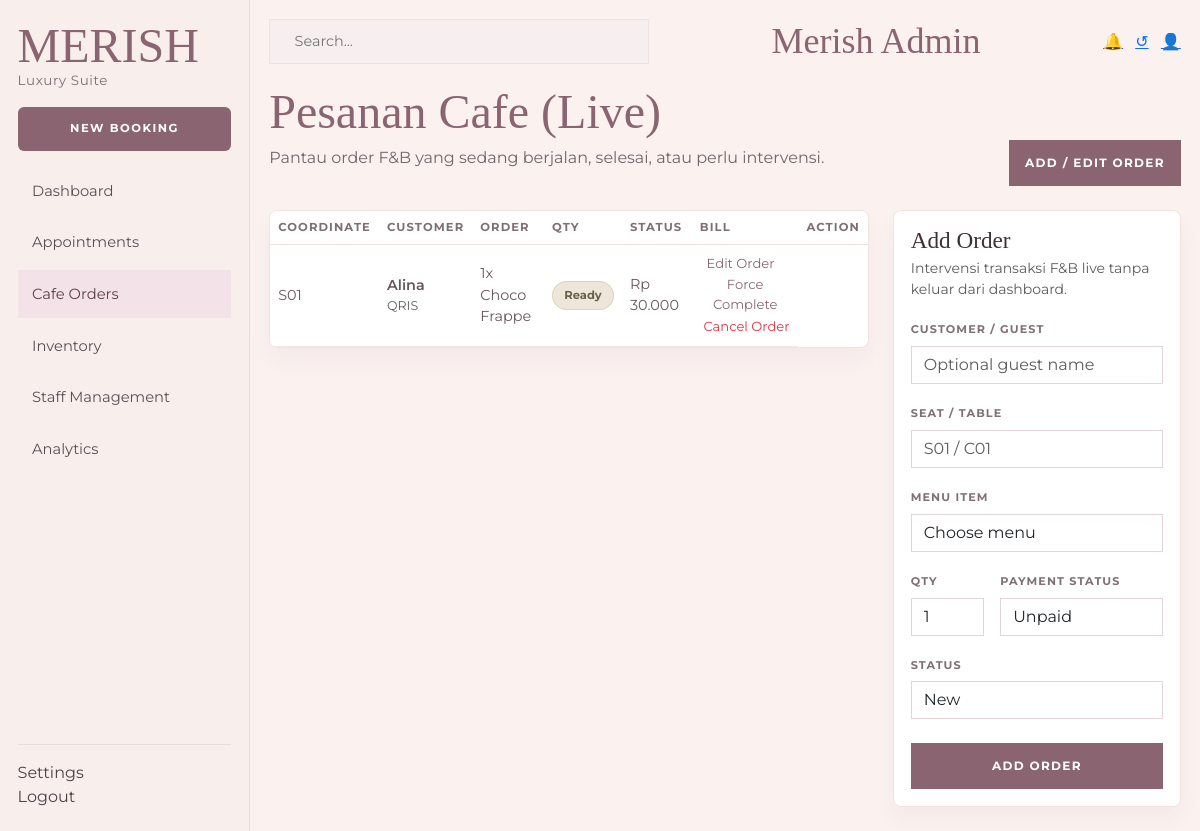
The app's page /index.php?page=admin&action=manageCafeOrders (signed in) with its own data.
### tables this page shows
CREATE TABLE orders (
    order_id INT AUTO_INCREMENT,
    guest_name VARCHAR(100) NOT NULL, 
    seat_id VARCHAR(10) NULL,                                        
    total_amount DECIMAL(10,2) NOT NULL,
    payment_method ENUM('QRIS', 'Cash') NOT NULL, 
    payment_status ENUM('Unpaid', 'Paid') NOT NULL DEFAULT 'Unpaid', 
    STATUS ENUM('New', 'In Progress', 'Ready', 'Completed') NOT NULL DEFAULT 'New', 
    order_date DATETIME NOT NULL,
    PRIMARY KEY (order_id),
     
    CONSTRAINT fk_orders_seat FOREIGN KEY (seat_id) REFERENCES seats(seat_id) ON UPDATE CASCADE
);

### app/Controllers/AdminController.php (called while the page is built, shortened)
<?php
class AdminController
{
    private PDO $db;
    public function __construct()
    {
        $this->db = Database::getConnection();
    }
    public function manageCafeOrders()
    {
        $ordersStmt = $this->db->query(
            "SELECT o.order_id,
                    o.guest_name,
                    o.seat_id,
                    o.total_amount,
                    o.payment_method,
                    o.payment_status,
                    o.STATUS AS status,
                    o.order_date,
                    GROUP_CONCAT(CONCAT(od.qty, 'x ', m.menu_name) SEPARATOR ', ') AS order_items,
                    CASE
                        WHEN o.STATUS = 'In Progress' THEN 1
                        WHEN o.STATUS = 'New' THEN 2
                        WHEN o.STATUS = 'Ready' THEN 3
                        WHEN o.STATUS = 'Completed' THEN 4
                        ELSE 5
                    END AS sort_order
             FROM db_merish_cafe.orders o
             LEFT JOIN db_merish_cafe.order_details od ON o.order_id = od.order_id
             LEFT JOIN db_merish_cafe.menus m ON od.menu_id = m.menu_id
             GROUP BY o.order_id
             ORDER BY sort_order ASC, o.order_id DESC"
        );
        $orders = $ordersStmt->fetchAll();
        $orderForEdit = null;
        require __DIR__ . '/../Views/Admin/manage_cafe_orders.php';
    }
}

### app/Core/Database.php (called while the page is built, shortened)
<?php
class Database
{
    private static ?PDO $connection = null;
    public static function getConnection(): PDO
    {
        if (self::$connection !== null) {
            return self::$connection;
        }
        $host = 'localhost';
        $dbName = 'db_merish_salon';
        $user = 'root';
        $pass = '';
        $ports = [3306, 3307];
        foreach ($ports as $port) {
            $dsn = "mysql:host={$host};port={$port};dbname={$dbName};charset=utf8mb4";
            try {
                self::$connection = new PDO($dsn, $user, $pass, [
                    PDO::ATTR_ERRMODE => PDO::ERRMODE_EXCEPTION,
                    PDO::ATTR_DEFAULT_FETCH_MODE => PDO::FETCH_ASSOC,
                    PDO::ATTR_EMULATE_PREPARES => false,
                ]);
                return self::$connection;
            } catch (PDOException $e) {
                $lastException = $e;
            }
        }
        $portsTried = implode(', ', $ports);
        $err = 'Koneksi database gagal (mencoba port: ' . $portsTried . ')';
        die($err);
        return self::$connection;
    }
}

### app/Views/Admin/manage_cafe_orders.php (the view, shortened to what this page needs)
<?php
$editOrder = $orderForEdit ?? null;
?>
<!DOCTYPE html>
<html lang="id">
<head>
    <link href="https://cdn.jsdelivr.net/npm/bootstrap@5.3.3/dist/css/bootstrap.min.css" rel="stylesheet">
</head>
<body>
<div class="shell">
    <aside class="sidebar">
        <div>
            <span class="brand">MERISH</span>
            <div class="brand-sub">Luxury Suite</div>
        </div>
        <button class="new-booking btn w-100" type="button" onclick="document.getElementById('order-form').scrollIntoView({behavior:'smooth'})">New Booking</button>
        <nav class="nav flex-column side-nav gap-1">
            <a class="nav-link" href="index.php?page=admin">Dashboard</a>
            <a class="nav-link" href="index.php?page=admin&action=manageReservations">Appointments</a>
            <a class="nav-link active" href="index.php?page=admin&action=manageCafeOrders">Cafe Orders</a>
            <a class="nav-link" href="index.php?page=admin&action=manageMenus">Inventory</a>
            <a class="nav-link" href="index.php?page=admin&action=manageStaff">Staff Management</a>
            <a class="nav-link" href="index.php?page=admin&action=reports">Analytics</a>
        </nav>
        <div class="sidebar-footer">
            <a class="nav-link px-0" href="index.php?page=admin&action=settings">Settings</a>
            <a class="nav-link px-0" href="<?= LOGOUT_URL ?>">Logout</a>
        </div>
    </aside>
    <main class="main">
        <div class="topbar">
            <div class="search-box rounded-0">
                <input type="text" placeholder="Search..." aria-label="Search">
            </div>
            <h1 class="page-title text-center flex-grow-1">Merish Admin</h1>
            <div class="d-flex align-items-center gap-2">
                <div class="topbar-actions">
                    <a href="#" class="me-2" aria-label="Notifications" title="Notifications">🔔</a>
                    <a href="#" class="me-2" aria-label="Refresh" title="Refresh">↺</a>
                    <a href="#" aria-label="Profile" title="Profile">👤</a>
                </div>
            </div>
        </div>
        <div class="d-flex justify-content-between align-items-end flex-wrap gap-3 mb-4">
            <div>
                <h2 class="hero-title">Pesanan Cafe (Live)</h2>
                <p class="hero-subtitle">Pantau order F&B yang sedang berjalan, selesai, atau perlu intervensi.</p>
            </div>
            <div>
                <button class="action-btn" type="button" onclick="document.getElementById('order-form').scrollIntoView({behavior:'smooth'})">Add / Edit Order</button>
            </div>
        </div>
        <div class="row g-4">
            <div class="col-xl-8">
                <div class="table-card rounded-3 overflow-hidden">
                    <div class="table-responsive">
                        <table class="table orders-table mb-0 align-middle">
                            <thead>
                                <tr>
                                    <th>Coordinate</th>
                                    <th>Customer</th>
                                    <th>Order</th>
                                    <th>Qty</th>
                                    <th>Status</th>
                                    <th>Bill</th>
                                    <th class="text-end">Action</th>
                                </tr>
                            </thead>
                            <tbody>
                                <?php if (!empty($orders)): ?>
                                    <?php foreach ($orders as $order): ?>
                                        <?php
                                            $status = (string) ($order['status'] ?? 'New');
                                            $statusClass = match ($status) {
                                                'In Progress' => 'badge-progress',
                                                'Ready', 'Completed' => 'badge-ready',
                                                default => 'badge-new',
                                            };
                                        ?>
                                        <tr>
                                            <td><?php echo htmlspecialchars($order['seat_id'] ?? 'Walk-in'); ?></td>
                                            <td>
                                                <div class="fw-semibold"><?php echo htmlspecialchars($order['guest_name']); ?></div>
                                                <div class="text-muted small"><?php echo htmlspecialchars($order['payment_method'] ?? 'Cash'); ?></div>
                                            </td>
                                            <td><?php echo htmlspecialchars($order['order_items'] ?? '-'); ?></td>
                                            <td><span class="badge-soft <?php echo $statusClass; ?>"><?php echo htmlspecialchars($status); ?></span></td>
                                            <td><?php echo 'Rp ' . number_format((float) ($order['total_amount'] ?? 0), 0, ',', '.'); ?></td>
                                            <td class="text-end">
                                                <a class="small-link me-3" href="index.php?page=admin&action=manageCafeOrders&edit=<?php echo (int) $order['order_id']; ?>">Edit Order</a>
                                                <form method="POST" action="index.php?page=admin&action=forceCompleteOrder" class="d-inline me-2">
                                                    <button type="submit" class="btn btn-link p-0 small-link text-decoration-none">Force Complete</button>
                                                </form>
                                                <form method="POST" action="index.php?page=admin&action=cancelCafeOrder" class="d-inline" onsubmit="return confirm('Cancel order ini?');">
                                                    <button type="submit" class="btn btn-link p-0 small-link text-danger text-decoration-none">Cancel Order</button>
                                                </form>
                                            </td>
                                        </tr>
                                    <?php endforeach; ?>
                                <?php else: ?>
                                    <tr>
                                        <td colspan="7"><div class="empty-state text-center">Belum ada pesanan cafe yang masuk.</div></td>
                                    </tr>
                                <?php endif; ?>
                            </tbody>
                        </table>
                    </div>
                </div>
            </div>
            <div class="col-xl-4" id="order-form">
                <div class="menu-panel rounded-3">
                    <div class="d-flex justify-content-between align-items-start mb-3">
                        <div>
                            <h3 class="menu-title mb-1"><?php echo $editOrder ? 'Edit Order' : 'Add Order'; ?></h3>
                            <div class="text-muted small">Intervensi transaksi F&B live tanpa keluar dari dashboard.</div>
                        </div>
                    </div>
                    <form method="POST" action="index.php?page=admin&action=saveCafeOrder">
                        <div class="mb-3">
                            <label class="form-label">Customer / Guest</label>
                            <input type="text" name="guest_name" class="form-control" value="<?php echo htmlspecialchars($editOrder['guest_name'] ?? ''); ?>" placeholder="Optional guest name">
                        </div>
                        <div class="mb-3">
                            <label class="form-label">Seat / Table</label>
                            <input type="text" name="seat_id" class="form-control" value="<?php echo htmlspecialchars($editOrder['seat_id'] ?? ''); ?>" placeholder="S01 / C01">
                        </div>
                        <div class="mb-3">
                            <label class="form-label">Menu Item</label>
                            <select name="menu_id" class="form-select" required>
                                <option value="">Choose menu</option>
                            </select>
                        </div>
                        <div class="row g-3 mb-3">
                            <div class="col-4">
                                <label class="form-label">Qty</label>
                                <input type="number" min="1" name="qty" class="form-control" value="<?php echo htmlspecialchars((string) ($editOrder['qty'] ?? 1)); ?>" required>
                            </div>
                            <div class="col-8">
                                <label class="form-label">Payment Status</label>
                                <select name="payment_status" class="form-select">
                                    <?php foreach (['Unpaid', 'Paid'] as $paymentStatus): ?>
                                        <option value="<?php echo $paymentStatus; ?>" <?php echo (($editOrder['payment_status'] ?? 'Unpaid') === $paymentStatus) ? 'selected' : ''; ?>><?php echo $paymentStatus; ?></option>
                                    <?php endforeach; ?>
                                </select>
                            </div>
                        </div>
                        <div class="mb-4">
                            <label class="form-label">Status</label>
                            <select name="status" class="form-select">
                                <?php foreach (['New', 'In Progress', 'Ready', 'Completed'] as $state): ?>
                                    <option value="<?php echo $state; ?>" <?php echo (($editOrder['status'] ?? 'New') === $state) ? 'selected' : ''; ?>><?php echo $state; ?></option>
                                <?php endforeach; ?>
                            </select>
                        </div>
                        <div class="d-grid gap-2">
                            <button type="submit" class="action-btn"><?php echo $editOrder ? 'Save Changes' : 'Add Order'; ?></button>
                        </div>
                    </form>
                </div>
            </div>
        </div>
    </main>
</div>
</body>
</html>

### records on screen
orders: seat "S01", guest_name "Alina", payment_method "QRIS", order_items "1x Choco Frappe", STATUS "Ready", total_amount "30.000"

### other values on screen
form field payment_status "Unpaid"
form field status "New"
